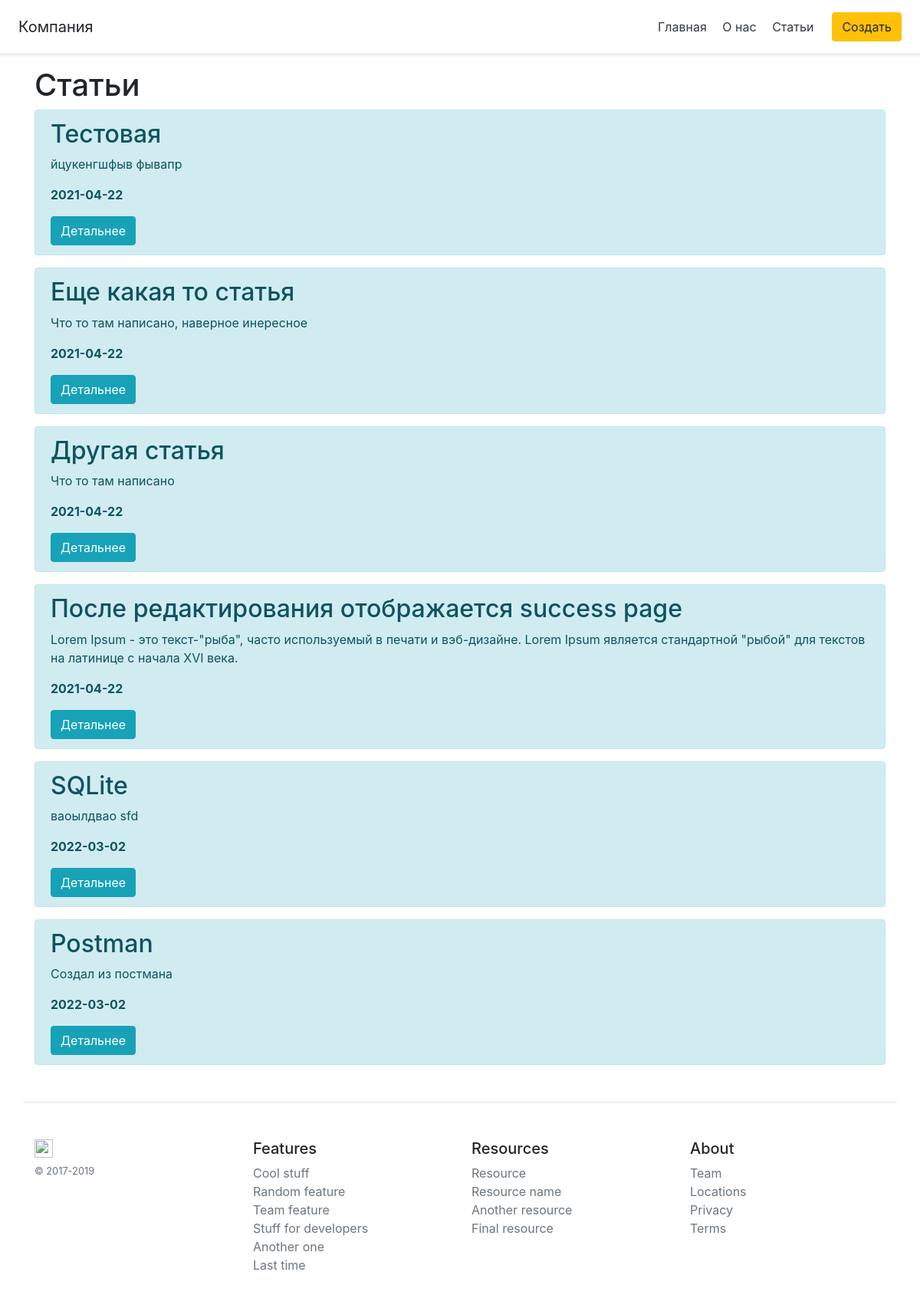
The page /posts on the database its author committed.
### app.py (models this page shows, shortened)
class Articles(db.Model):
    id = db.Column(db.Integer, primary_key=True)
    title = db.Column(db.String(100), nullable=False)
    intro = db.Column(db.String(300), nullable=False)
    text = db.Column(db.Text, nullable=False)
    date = db.Column(db.DateTime, default=datetime.utcnow)

### app.py (the view)
@app.route("/posts")
def posts():
    articles = Articles.query.order_by(Articles.date).all()
    return render_template("posts.html", articles=articles)

### templates/posts.html (shortened to what this page needs)
{% extends 'base.html'%}
{% block body %}
<div class="container">
    <h1>Статьи</h1>
    {% if articles|length > 0 %}
        {% for el in articles %}
        <div class="alert alert-info">
            <h2>{{ el.title }}</h2>
            <p>{{ el.intro }}</p>
            <p><b>{{ el.date.date() }}</b></p>
            <a class="btn btn-info" href="/posts/{{el.id}}">Детальнее</a>
        </div>
        {% else %}
        <h3>Нет статей на сайте</h3>
        {% endfor %}
    {% endif %}
</div>
{% endblock %}

### templates/base.html (shortened to what this page needs)
<!doctype html>
<html lang="ru">
<head>
    <link rel="stylesheet" href="https://stackpath.bootstrapcdn.com/bootstrap/4.5.2/css/bootstrap.min.css">
</head>
<body>
<div class="d-flex flex-column flex-md-row align-items-center p-3 px-md-4 mb-3 bg-white border-bottom shadow-sm">
    <h5 class="my-0 mr-md-auto font-weight-normal">Компания</h5>
    <nav class="my-2 my-md-0 mr-md-3">
        <a class="p-2 text-dark" href="/">Главная</a>
        <a class="p-2 text-dark" href="/about">О нас</a>
        <a class="p-2 text-dark" href="/posts">Статьи</a>
    </nav>
    <a class="btn btn-warning" href="/create-article">Создать</a>
</div>
{% block body %}{% endblock %}
<footer class="container pt-4 my-md-5 pt-md-5 border-top">
    <div class="row">
        <div class="col-12 col-md">
            <img class="mb-2" src="https://getbootstrap.com/docs/4.4/assets/brand/bootstrap-solid.svg" alt="" width="24"
                 height="24">
            <small class="d-block mb-3 text-muted">© 2017-2019</small>
        </div>
        <div class="col-6 col-md">
            <h5>Features</h5>
            <ul class="list-unstyled text-small">
                <li><a class="text-muted" href="#">Cool stuff</a></li>
                <li><a class="text-muted" href="#">Random feature</a></li>
                <li><a class="text-muted" href="#">Team feature</a></li>
                <li><a class="text-muted" href="#">Stuff for developers</a></li>
                <li><a class="text-muted" href="#">Another one</a></li>
                <li><a class="text-muted" href="#">Last time</a></li>
            </ul>
        </div>
        <div class="col-6 col-md">
            <h5>Resources</h5>
            <ul class="list-unstyled text-small">
                <li><a class="text-muted" href="#">Resource</a></li>
                <li><a class="text-muted" href="#">Resource name</a></li>
                <li><a class="text-muted" href="#">Another resource</a></li>
                <li><a class="text-muted" href="#">Final resource</a></li>
            </ul>
        </div>
        <div class="col-6 col-md">
            <h5>About</h5>
            <ul class="list-unstyled text-small">
                <li><a class="text-muted" href="#">Team</a></li>
                <li><a class="text-muted" href="#">Locations</a></li>
                <li><a class="text-muted" href="#">Privacy</a></li>
                <li><a class="text-muted" href="#">Terms</a></li>
            </ul>
        </div>
    </div>
</footer>
</body>
</html>

### rows shown on the page
Articles: title "Тестовая", intro "йцукенгшфыв фывапр", date "2021-04-22"
Articles: title "Еще какая то статья", intro "Что то там написано, наверное инересное", date "2021-04-22"
Articles: title "Другая статья", intro "Что то там написано", date "2021-04-22"
Articles: title "После редактирования отображается success page", intro "Lorem Ipsum - это текст-\"рыба\", часто используемый в печати и вэб-дизайне. Lorem Ipsum является стандартной \"рыбой\" для текстов на латинице с начала XVI века.", date "2021-04-22"
Articles: title "SQLite", intro "ваоылдвао sfd", date "2022-03-02"
Articles: title "Postman", intro "Создал из постмана", date "2022-03-02"
